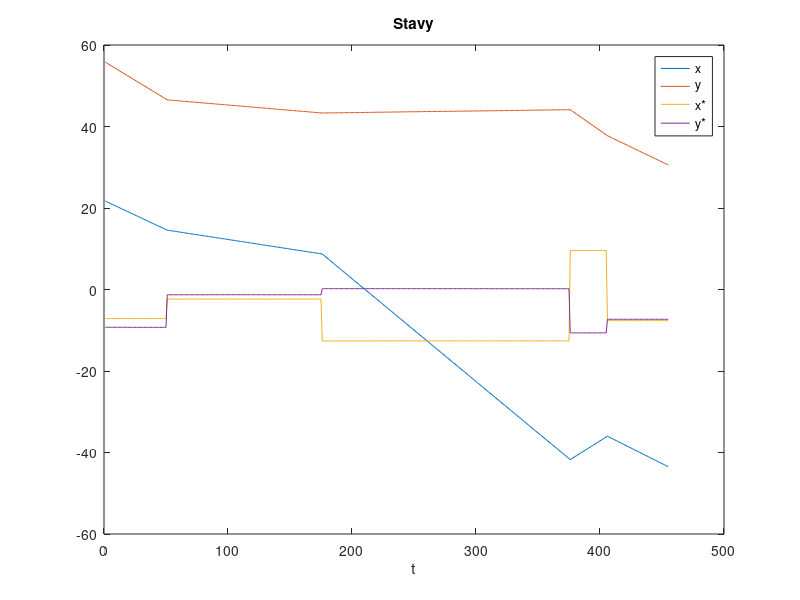

The MATLAB source for this figure: (Note: this script raises an error after producing the figure.)
%% EXTENDED KALMAN FILTER
% inicializace
close all; clear; clc;

dt = 0.02;
N = 455;
ALPHA_Q = 1e-3;
ALPHA_P = 1e-6;

global f B F Q R m_x0 P0

% matice dynamiky
f = [
        1 0 dt 0;
        0 1 0 dt;
        0 0 1 0 ;
        0 0 0 1 ;
    ];
B = [0 0; 0 0; 1 0; 0 1];
% KF mat.
F = [
        1 0 dt 0 0 0;
        0 1 0 dt 0 0;
        0 0 1 0  1 0;
        0 0 0 1  0 1;
        0 0 0 0  1 0;
        0 0 0 0  0 1;
     ]; 
 
Q = 10e-6 * eye(6);
Q(5,5) = ALPHA_Q; Q(6,6) = ALPHA_Q;

R = [
        4e-4 * (pi/180)^2      0;
        0                    1e-4
    ];

m_x0 = [20; 50; 0; -12; 0; 0;];


P0 = eye(6);
P0(5,5) = ALPHA_P; P0(6,6) = ALPHA_P; %pocatecni podminka pro rizeni


%% SIMULATION
% precompute noises
% sim.w = mvgrnd(zeros(size(Q,1),1), Q, N)';
% sim.w_u = mvgrnd([0;0], eye(2)*ALPHA_Q, N)'; 
% sim.v = mvgrnd([0;0], R, N)'; 


sim.w = mvnrnd(zeros(size(Q,1),1), Q, N)';
sim.w_u = mvnrnd([0;0], eye(2)*ALPHA_Q, N)'; 
sim.v = mvnrnd([0;0], R, N)'; 


% RANDOM WALK
% sim.x = m_x0(1:4);
% sim.u = [0; 0];
% sim.z = [0; 0];
% for k = 1:1:N-1
%     [sim.x(:,k+1), sim.u(:,k+1)] = state_eq(sim.x(:,k), sim.u(:,k), sim.w(1:4,k), sim.w_u(:,k)); % dyn. sim.
%      sim.z(:,k+1) = get_observ(sim.x(:,k+1), sim.v(:,k+1)); % measurement sim
%end


% POSKYTNUTA DATA
load('isf_4_data.mat');
sim.x = x;
sim.z = z;
sim.u = u;
N = size(sim.x, 2);

figure(1);
plot(sim.x')
legend('x', 'y', 'x*', 'y*');
title('Stavy');
xlabel('t');
%% estimace


tic
 kfres = kf(N, sim.z);
toc


%% RESULTS
k_start = 1; % plot K-first steps
k_end = 454;
t = k_start:k_end;

figure (2); hold on;
plot(kfres.xp(1,t), kfres.xp(2,t), 'c-');
plot(kfres.xp(1,1), kfres.xp(2,1), 'cx');
plot(kfres.xf(1,t), kfres.xf(2,t), 'b-');
plot(kfres.xf(1,1), kfres.xf(2,1), 'bx');
plot(sim.x(1,t), sim.x(2,t), 'r-');
plot(sim.x(1,1), sim.x(2,1), 'r*');
%legend('pos pred','pos pred', 'pos filt', 'pos filt', 'reálná poloha lodě');
legend('predikovaná pozice','začátek predikce','filtrovaná pozice', 'začátek filtrace','skutečná poloha lodě', 'začátek pozorování', 'Location', 'best');
title('Pozice lodi');
xlabel('x'); ylabel('y');


% reziduum pozice  

figure(3); hold on;
plot(t, kfres.resid(2,t), 'c-', 'Linewidth', 2);
plot(t, kfres.resid(1,t),'b-','Linewidth', 2);
legend('predikované residuum', 'filtrované residuum');
title('Residuum pozice');
xlabel('t')

mse_filt_x  = (sim.x(1, 1:end-1) - kfres.xf(1, :)) * (sim.x(1, 1:end-1) - kfres.xf(1, :))';
mse_filt_y  = (sim.x(2, 1:end-1) - kfres.xf(2, :)) * (sim.x(2, 1:end-1) - kfres.xf(2, :))';
mse = mse_filt_x + mse_filt_y 

% reziduum rychlosti
cartesian = zeros(2, N);
velocity_car = zeros(1, N);

for ind = 2:N
    cartesian(1,ind) = atand(z(1, ind)/z(1,ind-1))*cos(sqrt(z(1,ind-1)^2 +z(1,ind)^2));
    cartesian(2,ind) = atand(z(1, ind)/z(1,ind-1))*sin(sqrt(z(1,ind-1)^2 +z(1,ind)^2));
    velocity_car(1,ind) = sqrt((cartesian(1,ind)-cartesian(1,ind-1))^2 + (cartesian(2,ind)-cartesian(2,ind-1))^2);

    cartesian_pred(1,ind) = atand(kfres.xp(1, ind)/kfres.xp(1,ind-1))*cos(sqrt(kfres.xp(1,ind-1)^2 +kfres.xp(1,ind)^2));
    cartesian_pred(2,ind) = atand(kfres.xp(1, ind)/kfres.xp(1,ind-1))*sin(sqrt(kfres.xp(1,ind-1)^2 +kfres.xp(1,ind)^2));
    velocity_car_pred(1,ind) = sqrt((cartesian_pred(1,ind)-cartesian_pred(1,ind-1))^2 + (cartesian_pred(2,ind)-cartesian_pred(2,ind-1))^2);
end 


figure(4)
plot(t(5:120), velocity_car(1,5:120), 'r-')
hold on 
plot(t(5:120), velocity_car_pred(1,5:120), 'b-')

figure(5);
diff = abs(velocity_car_pred -velocity_car);
plot(t, diff(1,t))

% stav: [poloha, rychlost]  
% dynamics simulation
% function [x_new, u_new] = state_eq(x, u, w, wu)
%     global f B
%     % u neznamo, v simulaci nahodna prochazka 
%     u_new = eye(2)*u + wu;
%     x_new = f*x + B*u_new + w;
% end
% % measurement simulation --- get new observation
% function new_z = get_observ(x, v)
%    Cx = [atan2(x(2), x(1)); sqrt(x(2)^2 + x(1)^2)];
%    new_z = Cx + v;
% end


function h = getH(x)
    h = [
            atan2(x(2), x(1));
            sqrt(x(2)^2 + x(1)^2);
        ];
end
% jacobian h based on x1, x2
function H = getHJacob(x) 
    H = zeros(2,6); %dim (R,Q)
    H(1:2,1:2) = [
            -x(2)/(x(1)^2+x(2)^2),       x(1)/(x(1)^2 + x(2)^2);
             x(1)/sqrt(x(1)^2 + x(2)^2), x(2)/sqrt(x(1)^2+x(2)^2)
        ];
end


% KALMAN filtr
function res = kf(N, z)
    global P0 m_x0
    % init result struct
    res.xp(:,1) = mvnrnd(m_x0, P0, 1)'; % init x0 -- nejistota poc. odhadu
    res.pp{1} = P0;
    for k = 1:1:N-1
        [res.xf(:,k), res.pf{k}, res.resid(:,k)] = kff(res.xp(:,k), res.pp{k}, z(:,k));
        [res.xp(:, k+1), res.pp{k+1}] = kfp(res.xf(:,k), res.pf{k});
    end
end
function [xp, pp] = kfp(xf, pf)
    global F Q
    xp = F*xf;
    pp = F*pf*F' + Q;
end
function [xf, pf, resid] = kff(xp, pp, z)
    global R
    H = getHJacob(xp);
    h = getH(xp);
    K  = pp * H' * (H*pp*H' + R)^(-1);
    xf = xp + K * (z-h); % bacha v reziduu h() ne jacob. H
    pf = pp - K *H*pp;
    resid = z-h;
end



% % multivariate gaussian sampling 
% function y = mvgrnd(m,sigma,n)
%     % m is the mean vector, sigma is the variance-covariance matrix and n is the number of iterations
% 
%     U = chol(sigma); 
%     % Cholesky decomposition. U is an upper triangular matrix
% 
%     d = length(m);
% 
%     for i = 1:n
%         y(i,1:d) = m' + randn(1,d)*U;
%     end
% end